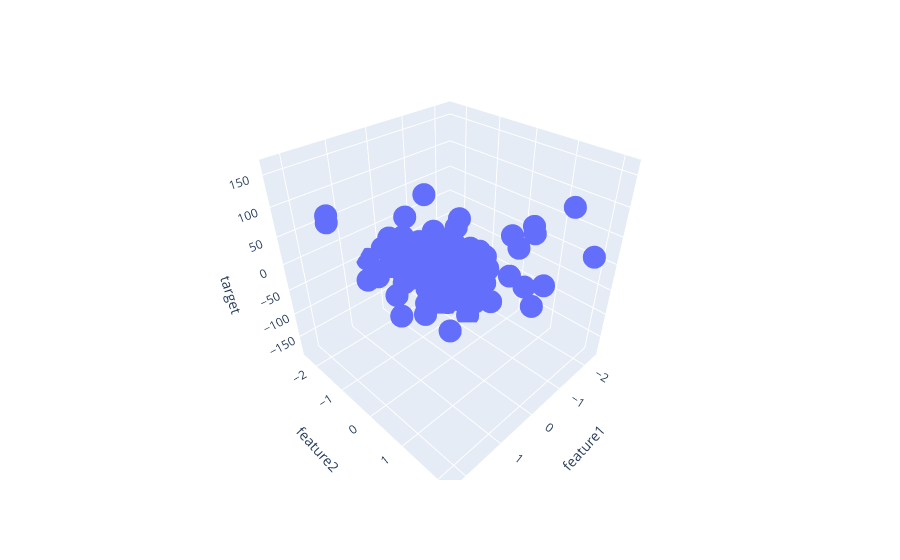

This figure's notebook cell:
### Code cell
fig = px.scatter_3d(df,x='feature1',y='feature2',z='target')
fig.show()
